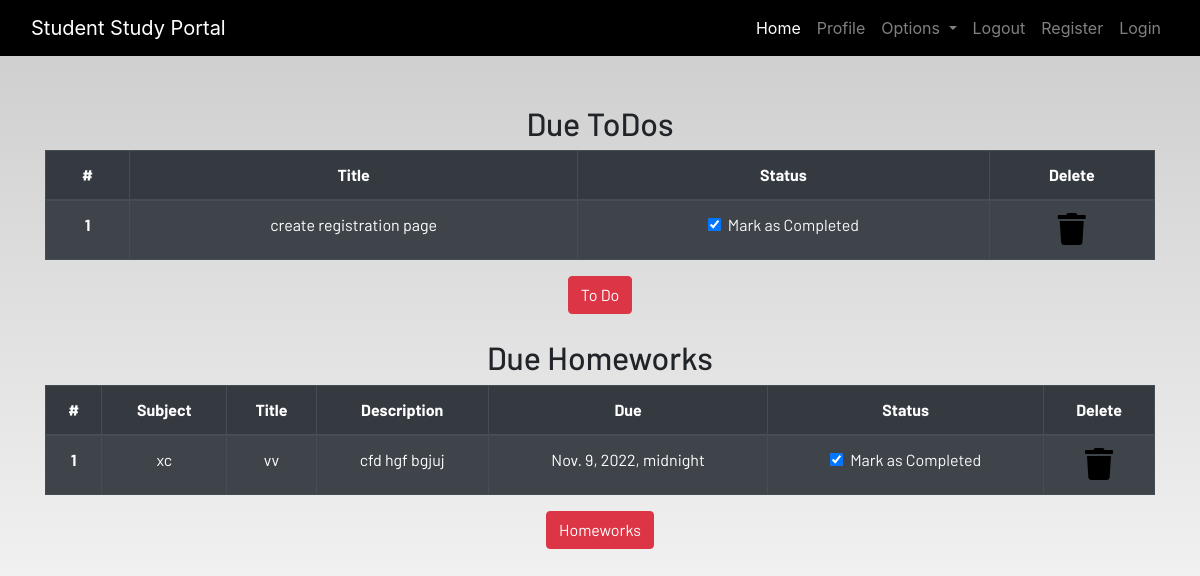
Page /profile (signed in) on the earlier database version.
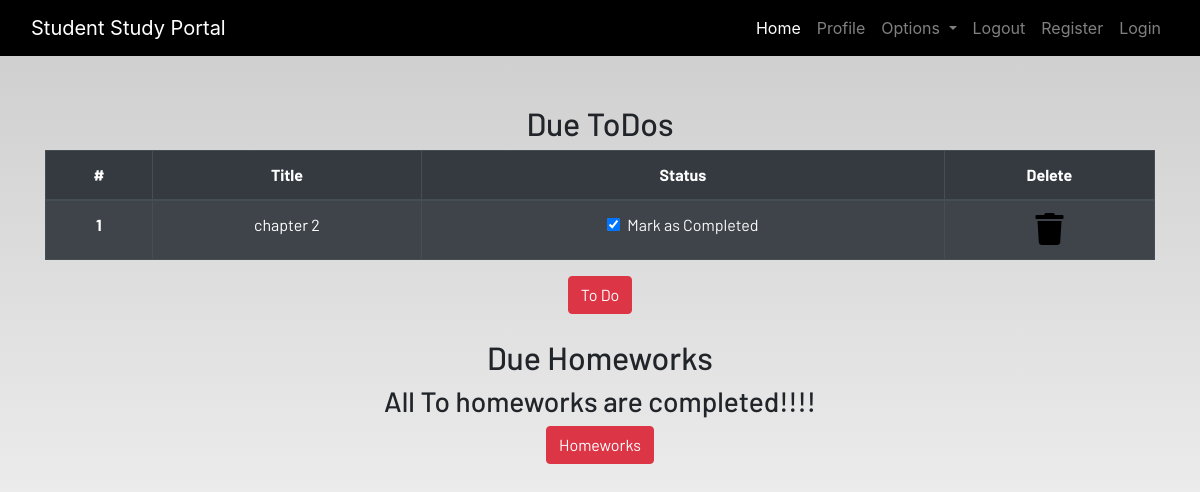
Same page on the later database version.
### dashboard/models.py (models this page shows, shortened)
class Todo(models.Model):
    user = models.ForeignKey(User, on_delete=models.CASCADE)
    title = models.CharField(max_length=100)
    is_finished = models.BooleanField(default=False)

class Homework(models.Model):
    user = models.ForeignKey(User, on_delete=models.CASCADE)
    subject = models.CharField(max_length=50)
    title = models.CharField(max_length=100)
    description = models.TextField()
    due = models.DateTimeField()
    is_finished = models.BooleanField(default=False)

### dashboard/views.py (the view)
# urls.py: path('profile', dash_views.profile, name = 'profile'),
@login_required(login_url = 'login')
def profile(request):
    homework = Homework.objects.filter(is_finished = False, user = request.user)
    todo = Todo.objects.filter(is_finished = False, user = request.user)
    print(len(homework), len(todo))
    if len(homework) == 0:
        homework_done = True
    else:
        homework_done = False
    if len(todo) == 0 :
        todo_done = True
    else:
        todo_done = False
    context = {
        'homeworks' : homework,
        'todos' : todo,
        'homework_done' : homework_done,
        'todo_done' : todo_done,
    }
    for i in list(homework):
        print(i.id)
    print(homework_done, todo_done)
    return render(request, 'dashboard/profile.html', context)

### dashboard/templates/dashboard/profile.html
{% extends 'dashboard/base.html' %} {% load static %}
{% load crispy_forms_tags%}
{% block content %}
<section class="text-center">
    <div class="container">
        <h2>Due ToDos</h2>
        {% if not todo_done %}
        <table class="table table-striped table-bordered table-hover table-dark">
            <thead>
                <tr>
                    <th scope="col">#</th>
                    <th scope="col">Title</th>
                    <th scope="col">Status</th>
                    <th scope="col">Delete</th>
                </tr>
            </thead>
            <tbody>
                {% for todo in todos %}
                <tr>
                    <th scope="row">{{forloop.counter}}</th>
                    <td>{{todo.title}} </td>
                    <td>
                        <a href="#">
                            <div class="form-check">
                                <input class="form-check-input" type="checkbox" value="" checked id=2>
                                <label class="form-check-label text-light" for="flexCheckDefault">
                                    Mark as Completed
                                </label>
                            </div>
                        </a>
                    </td>
                    <td><a href="{% url 'delete_todo' todo.id %}"><i class="fa fa-trash fa-2x"></i></a></td>
                </tr>
                {% endfor %}
            </tbody>
        </table>
        {% else %}
        <h3>All To dos are completed!!!!</h3>
        {% endif %}
        <a href="{% url 'todo' %}" class="btn btn-danger">To Do</a>
        <br><br>
        <h2>Due Homeworks</h2>
        {% if not homework_done %}
        <table class="table table-striped table-bordered table-hover table-dark">
            <thead>
                <tr>
                    <th scope="col">#</th>
                    <th scope="col">Subject</th>
                    <th scope="col">Title</th>
                    <th scope="col">Description</th>
                    <th scope="col">Due</th>
                    <th scope="col">Status</th>
                    <th scope="col">Delete</th>
                </tr>
            </thead>
            <tbody>
                {% for homework in homeworks %}
                <tr>
                    <th scope="row">{{forloop.counter}}</th>
                    <td>{{homework.subject}}</td>
                    <td>{{homework.title}}</td>
                    <td>{{homework.description}}</td>
                    <td>{{homework.due}}</td>
                    <td>
                        <a href="#">
                            <div class="form-check">
                                <input class="form-check-input" type="checkbox" value="" checked id=2>
                                <label class="form-check-label text-light" for="flexCheckDefault">
                                    Mark as Completed
                                </label>
                            </div>
                        </a>
                    </td>
                    <td><a href="{% url 'delete_homework' homework.id %}"><i class="fa fa-trash fa-2x"></i></a></td>
                </tr>
                {% endfor %}
            </tbody>
        </table>
        {% else %}
        <h3>All To homeworks are completed!!!!</h3>
        {% endif %}
        <a href="{% url 'homework' %}" class="btn btn-danger">Homeworks</a>
    </div>
</section>
{% endblock content %}

Differences in the rows shown:
removed Todo: title "create registration page"
removed Homework: subject "xc", title "vv", description "cfd hgf bgjuj", due "Nov. 9, 2022, midnight"
added Todo: title "chapter 2"
Other differences:
text no longer shown: "# Subject Title Description Due Status Delete"
text now shown: "All To homeworks are completed!!!!"
